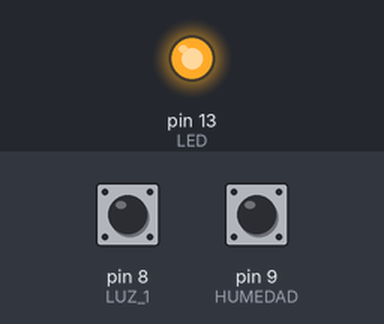
Recording of a sketch running on a simulated Arduino Uno, built with avr-gcc and run on an emulated ATmega328P. Shown: output pins drawn as LEDs (lit = HIGH). The inputs (shaded band) are chosen by the test bench; at power-on: pin 8 (LUZ_1) HIGH, pin 9 (HUMEDAD) HIGH.

Above: at 1.2 s.
1.3 s: pin 8 (LUZ_1) pulled LOW for 0.15 s
At 1.37 s:
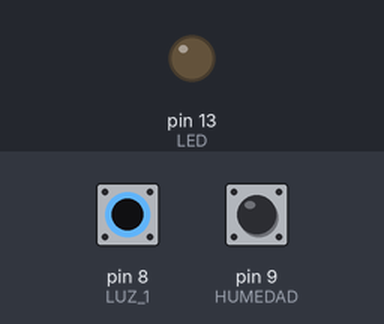
2.9 s: pin 8 (LUZ_1) pulled LOW for 3.2 s
At 7.0 s:
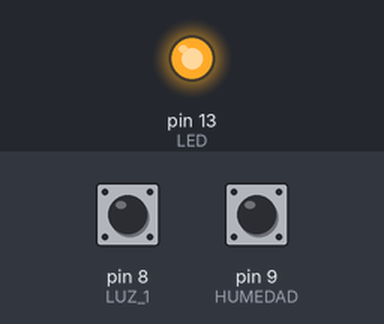
7.6 s: pin 9 (HUMEDAD) pulled LOW for 3.2 s
At 8.2 s:
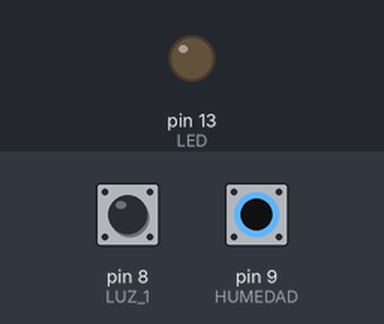
Timing chart, 0 to 12.3 s (numbered marks = the images above; inputs shaded):
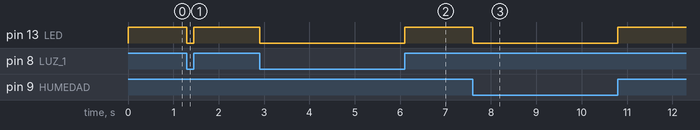

Measured:
- after the input at 1.3 s, pin 13 (LED): HIGH → LOW at once, → HIGH 0.15 s later
- after the input at 2.9 s, pin 13 (LED): HIGH → LOW at once, → HIGH 3.2 s later
- after the input at 7.6 s, pin 13 (LED): HIGH → LOW at once, → HIGH 3.2 s later

The sketch:

sketch_feb27a.ino
```cpp
void setup()
{
 pinMode(9,INPUT); //HUMEDAD
 pinMode(8, INPUT); //LUZ 1=
 pinMode(13,OUTPUT); //LED

}

void loop()
{

  int LUZ, HUMEDAD;

  LUZ = digitalRead(9);
  HUMEDAD = digitalRead(8);

     digitalWrite(9,HIGH);
digitalWrite(8,HIGH);

if(LUZ == HIGH)
{
    if(HUMEDAD == HIGH)
    {
    digitalWrite(13,HIGH);
    }
    else
    {
    digitalWrite(13,LOW);
    }
}
else
{
    if(HUMEDAD == LOW)
    {
    digitalWrite(13,HIGH);
    }
    else
    {
    digitalWrite(13,LOW);
    }
}

}
```
